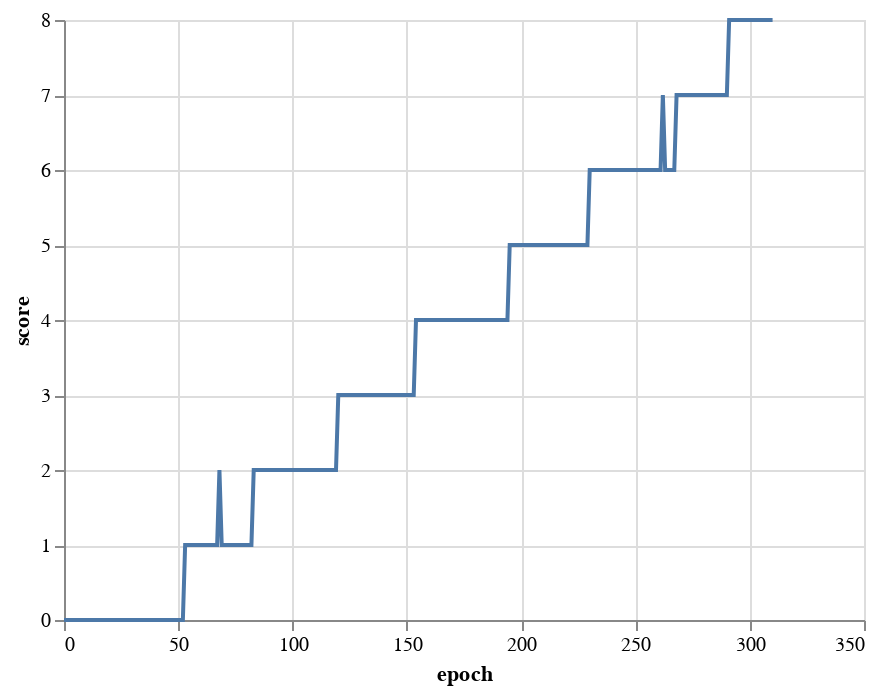

The notebook cell this image was saved under:
### Code cell
df = pd.DataFrame({'epoch': [i for i in range(len( data['epoch_score']))], 'score': data['epoch_score']})
alt.Chart(df).mark_line().encode(
    x='epoch',
    y='score',
)

### Figure 1 — Vega-Lite specification as saved in the notebook (floating-point values rounded to 4 significant figures; data arrays with more than 128 entries replaced by an {"elided": "..."} marker saying what was removed)
{"config": {"view": {"continuousWidth": 400, "continuousHeight": 300}}, "data": {"name": "data-146870a913fef2f69ea896c803d7230e"}, "mark": "line", "encoding": {"x": {"field": "epoch", "type": "quantitative"}, "y": {"field": "score", "type": "quantitative"}}, "$schema": "https://vega.github.io/schema/vega-lite/v4.17.0.json", "datasets": {"data-146870a913fef2f69ea896c803d7230e": {"elided": "311 records"}}}
